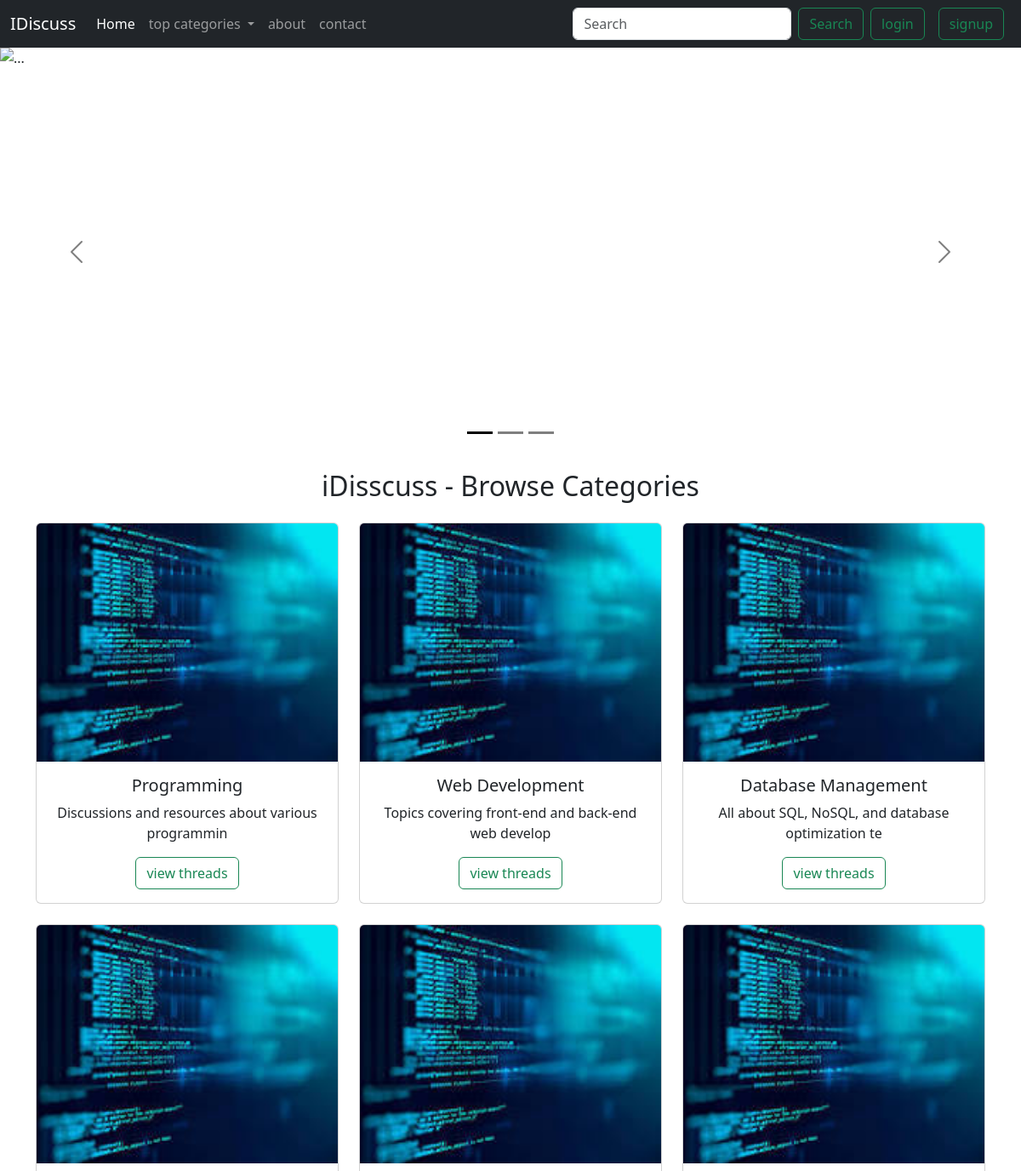
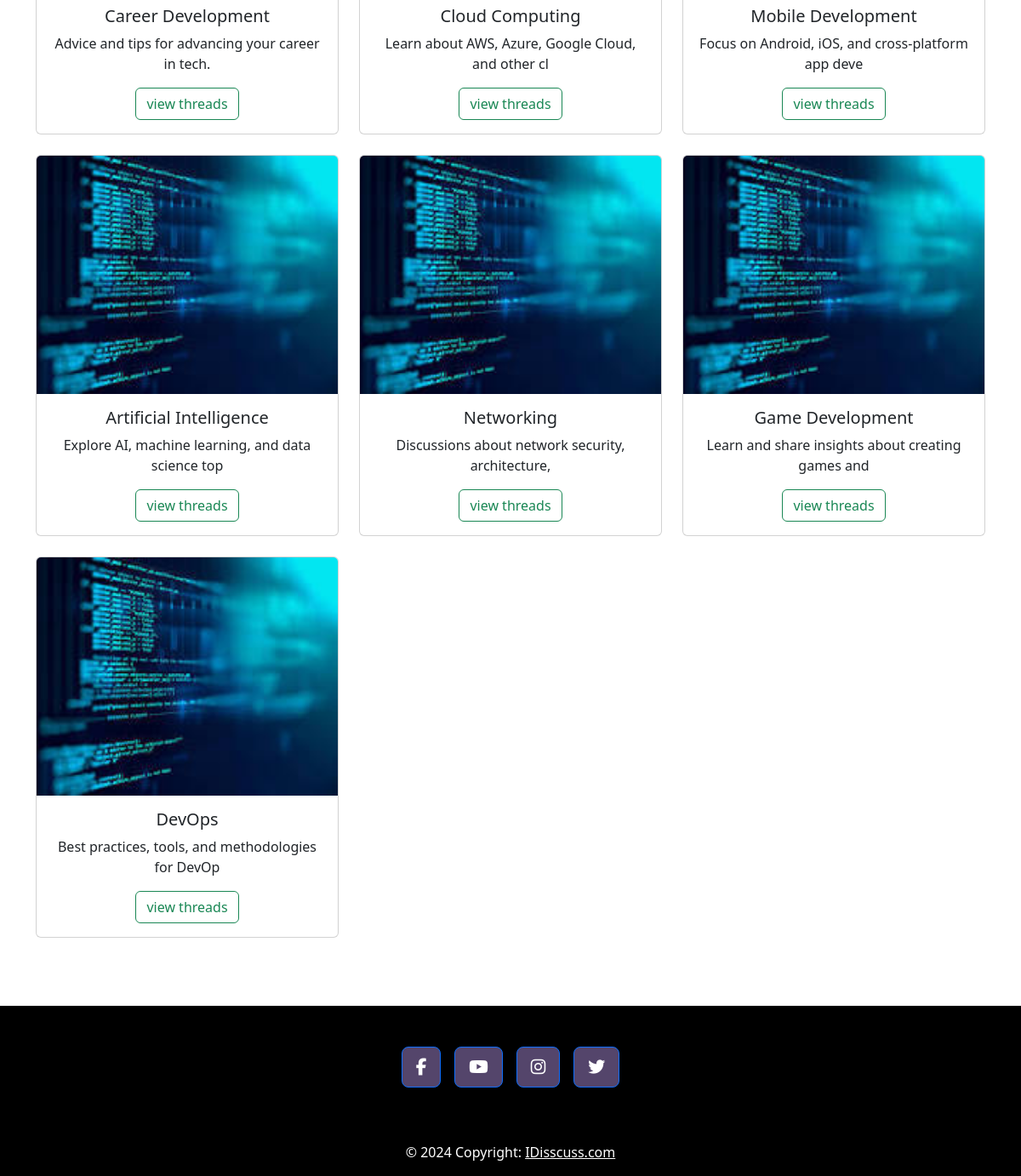
The page / on the database its author committed (2 pictures, top to bottom).
### tables this page shows
CREATE TABLE `categories` (
  `cat_id` int(11) NOT NULL,
  `cat_title` varchar(99) NOT NULL,
  `cat_description` text NOT NULL
);

### index.php (the view, shortened to what this page needs)
<?php
include('partials/_header.php');
include('partials/_connection.php');
?>
<div id="carouselExampleDark" class="carousel carousel-dark slide">
    <div class="carousel-indicators">
        <button type="button" data-bs-target="#carouselExampleDark" data-bs-slide-to="0" class="active" aria-current="true" aria-label="Slide 1"></button>
        <button type="button" data-bs-target="#carouselExampleDark" data-bs-slide-to="1" aria-label="Slide 2"></button>
        <button type="button" data-bs-target="#carouselExampleDark" data-bs-slide-to="2" aria-label="Slide 3"></button>
    </div>
    <div class="carousel-inner">
        <div class="carousel-item active" data-bs-interval="10000">
            <img src="https://plus.unsplash.com/premium_photo-1661369089329-d89031837cdf?w=500&auto=format&fit=crop&q=60&ixlib=rb-4.0.3&ixid=M3wxMjA3fDB8MHxzZWFyY2h8NXx8Y29kaW5nfGVufDB8fDB8fHww" class="d-block w-100 " style="height: 60vh; object-fit:cover" alt="...">
            <div class="carousel-caption d-none d-md-block">
            </div>
        </div>
    </div>
    <button class="carousel-control-prev" type="button" data-bs-target="#carouselExampleDark" data-bs-slide="prev">
        <span class="carousel-control-prev-icon" aria-hidden="true"></span>
    </button>
    <button class="carousel-control-next" type="button" data-bs-target="#carouselExampleDark" data-bs-slide="next">
        <span class="carousel-control-next-icon" aria-hidden="true"></span>
    </button>
</div>
<div class="container text-center pt-3 pb-5">
    <h2>iDisscuss - Browse Categories</h2>
    <div class="row row-cols-1 row-cols-md-3 g-4 pt-3">
        <?php
        $result = mysqli_query($con, "SELECT * FROM `categories`");
        while ($row = mysqli_fetch_row($result)) {
            $cat_id = $row['0'];
            $cat_title = $row['1'];
            $cat_desc = $row['2'];
            $short_cat_desc = substr($cat_desc, 0, 50);
        ?>
            <div class="col">
                <div class="card">
                    <img src="images/image1.jpg" style="height: 35vh;" class="card-img-top" alt="Hollywood Sign on The Hill" />
                    <div class="card-body">
                        <h5 class="card-title"><?php echo $cat_title; ?></h5>
                        <p class="card-text">
                            <?php echo $short_cat_desc ?>
                        </p>
                        <a href="threads_list.php?catID=<?php echo $cat_id; ?>" class="btn btn-outline-success">view threads</a>
                    </div>
                </div>
            </div>
        <?php
        }
        ?>
    </div>
</div>
<?php
include('partials/_footer.php');
?>

### partials/_header.php (shortened to what this page needs)
<!doctype html>
<html lang="en">
<head>
    <link href="https://cdn.jsdelivr.net/npm/bootstrap@5.3.2/dist/css/bootstrap.min.css" rel="stylesheet">
    <link rel="stylesheet" href="https://cdnjs.cloudflare.com/ajax/libs/font-awesome/6.5.1/css/all.min.css" />
</head>
<body>
    <nav class="navbar navbar-expand-lg navbar-dark bg-dark position-sticky top-0 z-3">
        <div class="container-fluid">
            <a class="navbar-brand " href="index.php">IDiscuss</a>
            <div class="collapse navbar-collapse" id="navbarSupportedContent">
                <ul class="navbar-nav me-auto mb-2 mb-lg-0">
                    <li class="nav-item">
                        <a class="nav-link active " aria-current="page" href="#">Home</a>
                    </li>
                    <li class="nav-item dropdown">
                        <a class="nav-link dropdown-toggle" href="#" role="button" data-bs-toggle="dropdown" aria-expanded="false">
                            top categories
                        </a>
                    </li>
                    <li class="nav-item">
                        <a class="nav-link" href="#">about</a>
                    </li>
                    <li class="nav-item dropdown">
                        <a class="nav-link" href="#" aria-expanded="false">
                            contact
                        </a>
                    </li>
                </ul>
                <form action="\forum\search.php" method="get" class="d-flex" role="search ">
                    <input class="form-control me-2" name="search" type="search" placeholder="Search" aria-label="Search">
                    <button class="btn btn-outline-success" name="submit1" type="submit">Search </button>
                    <?php
                    if (isset($_SESSION['user']) && $_SESSION['user'] == true) {
                    ?>
                        <button type="button" class="btn btn-outline-success mx-2"><?php echo $_SESSION['name']; ?></button>
                        <a href="partials/_logout.php" class="btn btn-outline-success mx-2">logout</a>
                    <?php } else {
                    ?>
                        <button type="button" class="btn btn-outline-success mx-2" data-bs-toggle="modal" data-bs-target="#exampleModal">login</button>
                        <button type="button" class="btn btn-outline-success mx-2" data-bs-toggle="modal" data-bs-target="#exampleModal1">signup</button>
                    <?php
                    }
                    ?>
                </form>
            </div>
        </div>
    </nav>

### partials/_footer.php (shortened to what this page needs)
<footer class=" container-fluid text-center text-lg-start" style="background-color: black; top: 32px;
    position: relative;">
    <div class="container d-flex justify-content-center py-5">
        <button type="button" class="btn btn-primary btn-lg btn-floating mx-2" style="background-color: #54456b;">
            <i class="fab fa-facebook-f"></i>
        </button>
        <button type="button" class="btn btn-primary btn-lg btn-floating mx-2" style="background-color: #54456b;">
            <i class="fab fa-youtube"></i>
        </button>
        <button type="button" class="btn btn-primary btn-lg btn-floating mx-2" style="background-color: #54456b;">
            <i class="fab fa-instagram"></i>
        </button>
        <button type="button" class="btn btn-primary btn-lg btn-floating mx-2" style="background-color: #54456b;">
            <i class="fab fa-twitter"></i>
        </button>
    </div>
    <div class="text-center text-white p-3" style="background-color: rgba(0, 0, 0, 0.2); width:100%;">
        © 2024 Copyright:
        <a class="text-white" href="https://mdbootstrap.com/">IDisscuss.com</a>
    </div>
</footer>
</body>
</html>

### rows shown on the page
categories: cat_title "Programming", cat_description "Discussions and resources about various programmin"
categories: cat_title "Web Development", cat_description "Topics covering front-end and back-end web develop"
categories: cat_title "Database Management", cat_description "All about SQL, NoSQL, and database optimization te"
categories: cat_title "Career Development", cat_description "Advice and tips for advancing your career in tech."
categories: cat_title "Cloud Computing", cat_description "Learn about AWS, Azure, Google Cloud, and other cl"
categories: cat_title "Mobile Development", cat_description "Focus on Android, iOS, and cross-platform app deve"
categories: cat_title "Artificial Intelligence", cat_description "Explore AI, machine learning, and data science top"
categories: cat_title "Networking", cat_description "Discussions about network security, architecture,"
categories: cat_title "Game Development", cat_description "Learn and share insights about creating games and"
categories: cat_title "DevOps", cat_description "Best practices, tools, and methodologies for DevOp"
